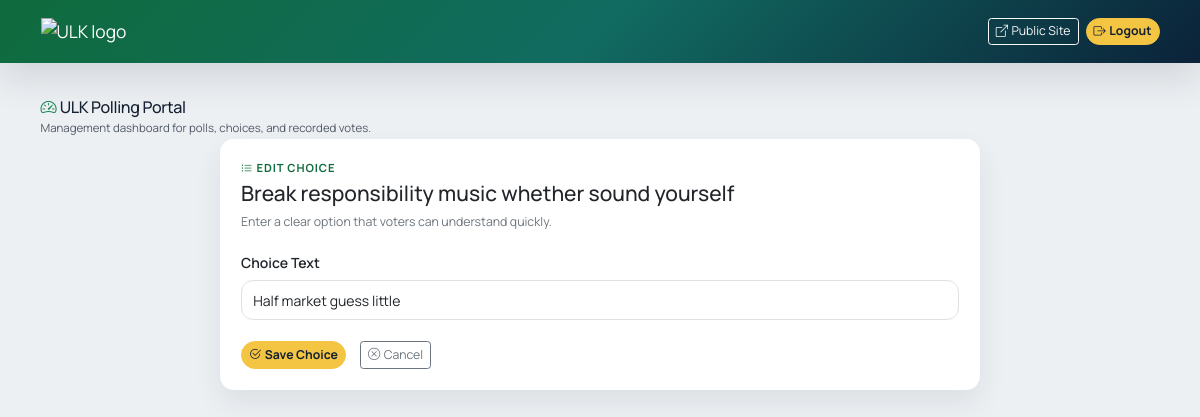
The page /portal/choices/55/edit/ (signed in) on the database its author committed.
### polls/models.py (models this page shows, shortened)
class Poll(models.Model):
    title = models.CharField(max_length=200)
    description = models.TextField()
    cover_image = models.FileField(upload_to="poll_covers/", blank=True)
    start_date = models.DateTimeField(default=timezone.now)
    end_date = models.DateTimeField()
    is_published = models.BooleanField(default=True)
    created_at = models.DateTimeField(auto_now_add=True)
    updated_at = models.DateTimeField(auto_now=True)
    class Meta:
        ordering = ["-created_at"]

class Choice(models.Model):
    poll = models.ForeignKey(Poll, on_delete=models.CASCADE, related_name="choices")
    text = models.CharField(max_length=255)
    votes = models.PositiveIntegerField(default=0)
    created_at = models.DateTimeField(auto_now_add=True)
    class Meta:
        ordering = ["created_at"]
        unique_together = ("poll", "text")

### polls/views.py (the view, shortened to what this page needs)
# urls.py: path("portal/choices/<int:pk>/edit/", views.admin_choice_update_view, name="admin-choice-update"),
@superuser_required
@require_http_methods(["GET", "POST"])
def admin_choice_update_view(request, pk):
    choice = get_object_or_404(Choice.objects.select_related("poll"), pk=pk)
    return render(
        request,
        "polls_admin/choice_form.html",
        {"page_title": "Edit Choice", "poll": choice.poll, "choice": choice, "choice_value": choice.text},
    )

### polls/views.py (called while the page is built)
def superuser_required(view_func):
    return user_passes_test(
        lambda user: user.is_authenticated and user.is_active and user.is_superuser,
        login_url="polls:admin-login",
    )(view_func)

### templates/polls_admin/choice_form.html (shortened to what this page needs)
{% extends "polls_admin/base.html" %}
{% block content %}
<section class="portal-card card mx-auto" style="max-width: 760px;">
    <div class="card-body p-4">
        <p class="section-tag mb-1"><i class="bi bi-list-ul me-1"></i>{{ page_title }}</p>
        <h1 class="h4 mb-2">{{ poll.title }}</h1>
        <p class="text-secondary small-copy mb-4">Enter a clear option that voters can understand quickly.</p>
        <form method="post">
            <div class="mb-4">
                <label class="form-label fw-semibold" for="text">Choice Text</label>
                <input class="form-control" type="text" id="text" name="text" value="{{ choice_value|default:'' }}" required>
            </div>
            <div class="d-flex gap-3">
                <button class="btn btn-ulk btn-sm" type="submit"><i class="bi bi-check2-circle me-1"></i>Save Choice</button>
                <a class="btn btn-outline-secondary btn-sm" href="{% url 'polls:admin-poll-detail' poll.pk %}"><i class="bi bi-x-circle me-1"></i>Cancel</a>
            </div>
        </form>
    </div>
</section>
{% endblock %}

### templates/polls_admin/base.html (style rules this page uses)
:root { --ulk-green: #0f6b3c; --ulk-gold: #f4c542; --ulk-blue: #0b2239; }
html { font-size: 14px; }
body { background: linear-gradient(rgba(11, 34, 57, 0.88), rgba(11, 34, 57, 0.8)), url("https://ulk.ac.rw/wp-content/uploads/2012/05/May-Intake-2026-scaled.jpg") center/cover fixed; min-height: 100vh; color: #162132; font-family: "Manrope", sans-serif; }
.portal-card { border: 0; border-radius: 1rem; box-shadow: 0 0.9rem 2rem rgba(15, 23, 42, 0.08); }
.btn-ulk { background: var(--ulk-gold); border-color: var(--ulk-gold); color: #132031; font-weight: 700; border-radius: 999px; }
.section-tag { font-size: 0.8rem; letter-spacing: 0.08em; text-transform: uppercase; color: var(--ulk-green); font-weight: 700; }
.small-copy { font-size: 0.88rem; }
.form-control { padding: 0.6rem 0.8rem; border-radius: 0.85rem; }

### rows shown on the page
Poll: title "Break responsibility music whether sound yourself"
Choice: text "Half market guess little"

### other values the page prints
{{ page_title }} "EDIT CHOICE"
